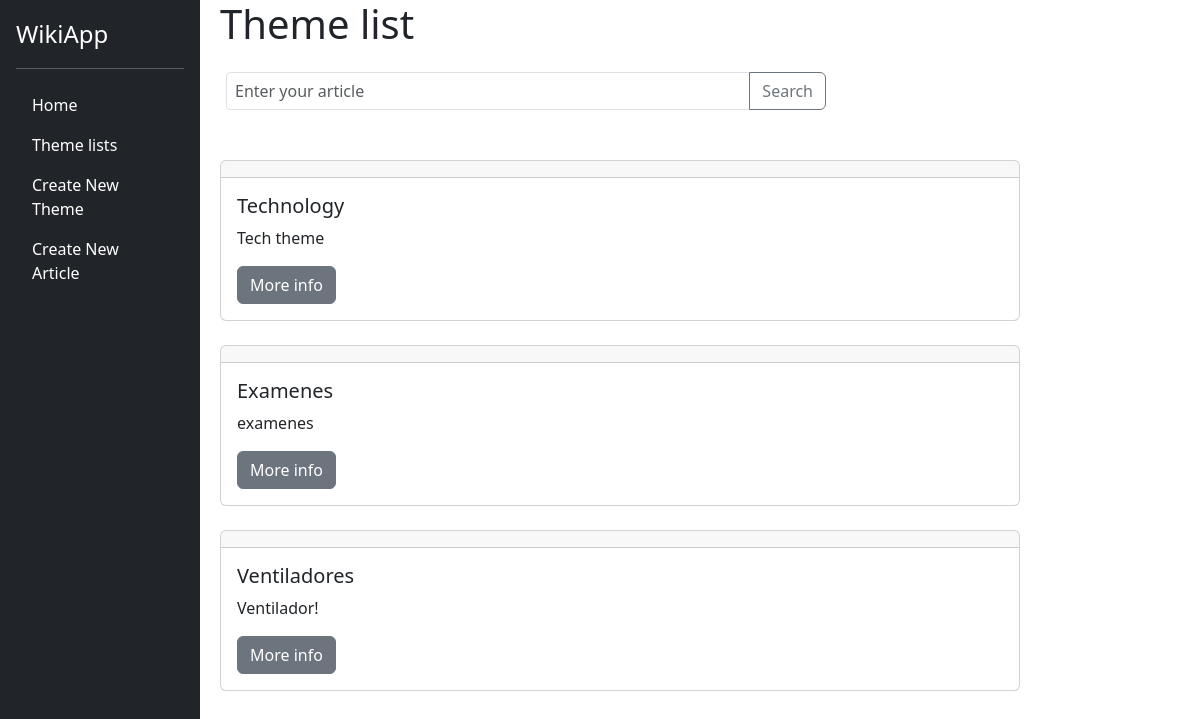
Screenshot of /themeList with the database file from the repository.
### wikiPy/models.py (models this page shows)
class theme(models.Model):
    nameTheme = models.CharField(max_length=128, null=True, blank=True)
    descriptionTheme = models.CharField(max_length=512, null=True, blank=True)

### wikiPy/views.py (the view)
# urls.py: path('themeList', views.themeList, name='themeList'),
def themeList(request):
    themeTotal = theme.objects.all()
    return render(request, 'themeList.html',{
        'listTheme' : themeTotal
    })

### wikiPy/templates/themeList.html (shortened to what this page needs)
{%extends "layout.html"%}
{%block contenido%}
    <h1 style="margin-left: 20px">Theme list </h1>
    <div class="p-3" style="margin-left: 10px">
        <div class="input-group" style="max-width: 600px; margin-bottom: 10px;">
            <input type="text" class="form-control form-control-sm" placeholder="Enter your article" aria-label="Search for your article" aria-describedby="button-addon2" style="font-size: 16px;">
            <button class="btn btn-outline-secondary" type="button" id="button-addon2" style="font-size: 16px;">Search</button>
        </div>
    </div>
    <br>
    {%for infoTheme in listTheme%}
    <div class="card" style="width:50rem; margin-left:20px;">
        <div class="card-header">
        </div>
        <div class="card-body">
          <h5 class="card-title"> {{ infoTheme.nameTheme}}</h5>
          <p class="card-text"> {{infoTheme.descriptionTheme}}</p>
          <a href="{% url 'wikiPy:articlesByTheme' infoTheme.id%}" class="btn btn-secondary">More info</a>
        </div>
      </div>
      <br>
      {%endfor%}
    <br>
{%endblock%}

### rows the page displays
theme: nameTheme "Technology", descriptionTheme "Tech theme"
theme: nameTheme "Examenes", descriptionTheme "examenes"
theme: nameTheme "Ventiladores", descriptionTheme "Ventilador!"
